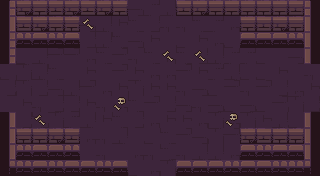

This is a level from a 2D game, rendered from its Tiled map with the project's own tilesets. A one-line summary and the complete map file follow:
An orthogonal 20x11 tile map with 16x16 px tiles, 6 tile layers (ground, dressing, decor, walls, ...) and 12 objects (6x PROP, 5x ENTRY, CHEST).

<map version="1.10" tiledversion="1.10.2" orientation="orthogonal" renderorder="right-down" width="20" height="11" tilewidth="16" tileheight="16" infinite="0" nextlayerid="8" nextobjectid="13">
 <tileset firstgid="1" name="dungeon" tilewidth="16" tileheight="16" tilecount="100" columns="10">
  <image source="../../../gfx/tiles/depths/dungeon_tileset.png" width="160" height="160" />
 </tileset>
 <layer id="1" name="ground" width="20" height="11">
  <data encoding="csv">
7,17,9,10,10,30,18,10,9,7,8,20,19,17,28,18,10,18,10,17,
17,20,27,28,8,9,8,18,10,17,30,30,10,7,27,27,30,28,28,30,
17,27,17,19,19,17,8,10,9,18,19,20,18,27,20,29,27,8,28,17,
18,20,8,28,28,27,10,28,30,10,27,10,17,8,7,7,20,19,9,27,
20,29,8,10,19,18,19,28,18,27,27,28,18,7,8,20,20,18,19,30,
17,29,17,9,8,28,27,18,29,18,18,30,9,20,28,30,28,17,27,18,
19,18,30,17,17,18,30,27,10,28,17,9,30,9,20,9,20,28,29,17,
20,17,10,29,7,8,18,10,17,27,18,18,27,29,27,29,18,8,20,9,
19,19,28,29,20,27,30,8,19,20,10,28,9,29,28,8,28,10,17,28,
28,8,10,9,18,19,30,19,27,30,10,30,8,8,27,27,7,7,29,7,
8,19,18,7,28,8,9,28,20,27,29,30,18,8,8,19,29,27,7,9
</data>
 </layer>
 <layer id="2" name="dressing" width="20" height="11">
  <data encoding="csv">
0,0,0,0,0,0,0,0,0,0,0,0,0,0,0,0,0,0,0,0,
0,0,0,0,0,69,0,0,0,0,0,0,0,0,0,0,0,0,0,0,
0,0,0,0,0,0,0,0,0,0,0,0,0,0,0,0,0,0,0,0,
0,0,0,0,0,0,0,0,0,0,69,0,69,0,0,0,0,0,0,0,
0,0,0,0,0,0,0,0,0,0,0,0,0,0,0,0,0,0,0,0,
0,0,0,0,0,0,0,0,0,0,0,0,0,0,0,0,0,0,0,0,
0,0,0,0,0,0,0,78,0,0,0,0,0,0,0,0,0,0,0,0,
0,0,69,0,0,0,0,0,0,0,0,0,0,0,78,0,0,0,0,0,
0,0,0,0,0,0,0,0,0,0,0,0,0,0,0,0,0,0,0,0,
0,0,0,0,0,0,0,0,0,0,0,0,0,0,0,0,0,0,0,0,
0,0,0,0,0,0,0,0,0,0,0,0,0,0,0,0,0,0,0,0
</data>
 </layer>
 <layer id="3" name="decor" width="20" height="11">
  <data encoding="csv">
0,0,0,0,0,0,0,0,0,0,0,0,0,0,0,0,0,0,0,0,
0,0,0,0,0,0,0,0,0,0,0,0,0,0,0,0,0,0,0,0,
0,0,0,0,0,0,0,0,0,0,0,0,0,0,0,0,0,0,0,0,
0,0,0,0,0,0,0,0,0,0,0,0,0,0,0,0,0,0,0,0,
0,0,0,0,0,0,0,0,0,0,0,0,0,0,0,0,0,0,0,0,
0,0,0,0,0,0,0,0,0,0,0,0,0,0,0,0,0,0,0,0,
0,0,0,0,0,0,0,0,0,0,0,0,0,0,0,0,0,0,0,0,
0,0,0,0,0,0,0,0,0,0,0,0,0,0,0,0,0,0,0,0,
0,0,0,0,0,0,0,0,0,0,0,0,0,0,0,0,0,0,0,0,
0,0,0,0,0,0,0,0,0,0,0,0,0,0,0,0,0,0,0,0,
0,0,0,0,0,0,0,0,0,0,0,0,0,0,0,0,0,0,0,0
</data>
 </layer>
 <layer id="4" name="walls" width="20" height="11">
  <data encoding="csv">
1,4,5,3,4,3,4,5,0,0,0,3,4,2,2,2,5,2,3,6,
31,0,0,0,0,0,0,0,0,0,0,0,0,0,0,0,0,0,0,36,
21,0,0,0,0,0,0,0,0,0,0,0,0,0,0,0,0,0,0,16,
21,0,0,0,0,0,0,0,0,0,0,0,0,0,0,0,0,0,0,16,
0,0,0,0,0,0,0,0,0,0,0,0,0,0,0,0,0,0,0,0,
0,0,0,0,0,0,0,0,0,0,0,0,0,0,0,0,0,0,0,0,
0,0,0,0,0,0,0,0,0,0,0,0,0,0,0,0,0,0,0,0,
31,0,0,0,0,0,0,0,0,0,0,0,0,0,0,0,0,0,0,36,
11,0,0,0,0,0,0,0,0,0,0,0,0,0,0,0,0,0,0,36,
11,0,0,0,0,0,0,0,0,0,0,0,0,0,0,0,0,0,0,36,
41,44,45,44,45,42,44,42,0,0,0,42,42,45,43,42,42,43,43,46
</data>
 </layer>
 <layer id="5" name="props" width="20" height="11">
  <data encoding="csv">
0,0,0,0,0,0,0,0,0,0,0,0,0,0,0,0,0,0,0,0,
0,3,4,5,5,0,0,0,0,0,0,0,0,0,0,2,3,4,5,0,
0,43,42,44,45,0,0,0,0,0,0,0,0,0,0,42,45,42,44,0,
0,0,0,0,0,0,0,0,0,0,0,0,0,0,0,0,0,0,0,0,
0,0,0,0,0,0,0,0,0,0,0,0,0,0,0,0,0,0,0,0,
0,0,0,0,0,0,0,0,0,0,0,0,0,0,0,0,0,0,0,0,
0,0,0,0,0,0,0,0,0,0,0,0,0,0,0,0,0,0,0,0,
0,0,0,0,0,0,0,0,0,0,0,0,0,0,0,0,0,0,0,0,
0,5,5,4,3,0,0,0,0,0,0,0,0,0,0,4,3,2,2,0,
0,43,42,45,44,0,0,0,0,0,0,0,0,0,0,45,43,42,42,0,
0,0,0,0,0,0,0,0,0,0,0,0,0,0,0,0,0,0,0,0
</data>
 </layer>
 <layer id="6" name="overhead" width="20" height="11">
  <data encoding="csv">
0,0,0,0,0,0,0,0,0,0,0,0,0,0,0,0,0,0,0,0,
0,0,0,0,0,0,0,0,0,0,0,0,0,0,0,0,0,0,0,0,
0,0,0,0,0,0,0,0,0,0,0,0,0,0,0,0,0,0,0,0,
0,0,0,0,0,0,0,0,0,0,0,0,0,0,0,0,0,0,0,0,
0,0,0,0,0,0,0,0,0,0,0,0,0,0,0,0,0,0,0,0,
0,0,0,0,0,0,0,0,0,0,0,0,0,0,0,0,0,0,0,0,
0,0,0,0,0,0,0,0,0,0,0,0,0,0,0,0,0,0,0,0,
0,0,0,0,0,0,0,0,0,0,0,0,0,0,0,0,0,0,0,0,
0,0,0,0,0,0,0,0,0,0,0,0,0,0,0,0,0,0,0,0,
0,0,0,0,0,0,0,0,0,0,0,0,0,0,0,0,0,0,0,0,
0,0,0,0,0,0,0,0,0,0,0,0,0,0,0,0,0,0,0,0
</data>
 </layer>
 <objectgroup id="7" name="spawns">
  <object id="1" name="UP" type="ENTRY" x="152" y="24" />
  <object id="2" name="DOWN" type="ENTRY" x="152" y="152" />
  <object id="3" name="LEFT" type="ENTRY" x="24" y="88" />
  <object id="4" name="RIGHT" type="ENTRY" x="296" y="88" />
  <object id="5" name="" type="ENTRY" x="168" y="88" />
  <object id="6" name="" type="CHEST" x="152" y="88" />
  <object id="7" name="torch" type="PROP" x="56" y="168" />
  <object id="8" name="torch" type="PROP" x="264" y="168" />
  <object id="9" name="torch" type="PROP" x="8" y="136" />
  <object id="10" name="torch" type="PROP" x="312" y="136" />
  <object id="11" name="banner" type="PROP" x="120" y="168" />
  <object id="12" name="banner" type="PROP" x="200" y="168" />
 </objectgroup>
</map>
